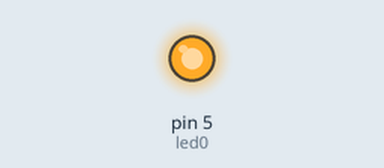
Bench run of a sketch on a simulated Arduino Uno, built with avr-gcc and run on an emulated ATmega328P. On the bench: output pins drawn as LEDs (lit = HIGH).

Above: at 0.1 s.
At 3.6 s:
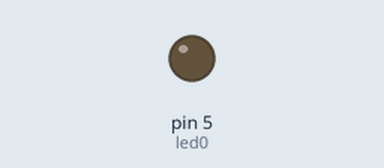
Timing chart, 0 to 5.1 s (numbered marks = the images above):
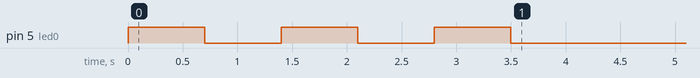

The sketch:

programa6-2.ino
```cpp
const int led0 = 5;          // donar nom al pin 5 de l’Arduino
const int delayA =700;

//********** Setup ********************************************************hkj,********
void setup()
{
  pinMode(led0, OUTPUT);     // definir el pin 5 com una sortida

 for (int i=0; i<3; i++)
  {
  digitalWrite(led0, HIGH);    // posar a 5V el pin 5
  delay(delayA);

  digitalWrite(led0, LOW);
  delay(delayA);

  }
}


void loop()
{


}
```
